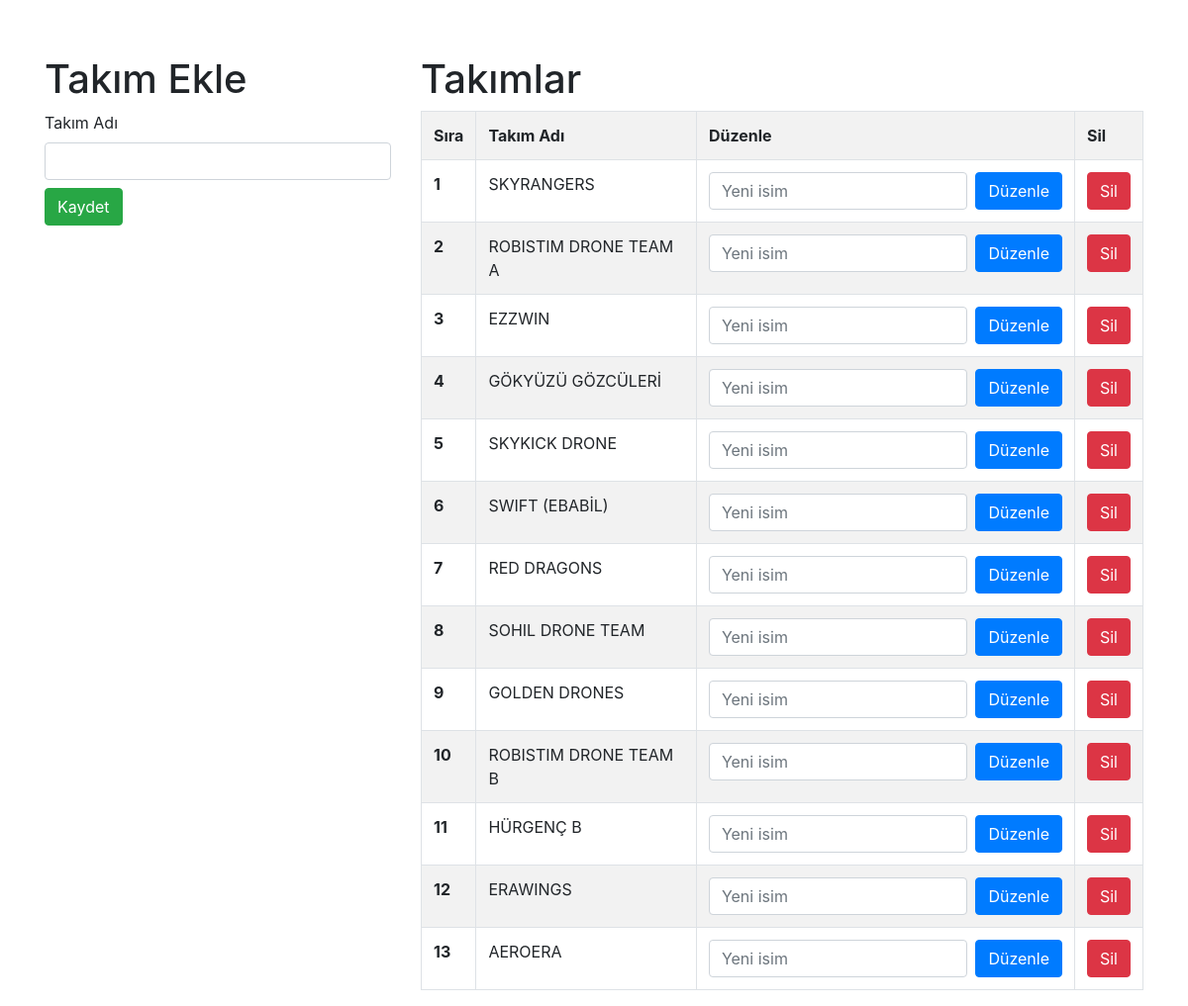
The page /takimlar.php (signed in) on the database its author committed.
### tables this page shows
CREATE TABLE `takimlar` (
  `id` int(11) NOT NULL,
  `takim_adi` text NOT NULL,
  `takim_grup` int(11) NOT NULL DEFAULT 0,
  `kullanici_id` int(11) NOT NULL
);

### takimlar.php (the view, shortened to what this page needs)
<?php
    include 'db.php';
    $current_user_id = $_SESSION['user_id'];
?>
<!DOCTYPE html>
<html lang="tr">
<head>
    <link rel="stylesheet" href="css/bootstrap.min.css">
</head>
<body class="container mt-5">
    <div class="row">
        <div class="col-md-4">
            <h1 class="mt-2">Takım Ekle</h1>
            <form action="" method="post">
                <div class="form-group mb-2">
                    <label for="takim_adi">Takım Adı</label>
                    <input type="text" name="takim_adi" id="takimAdi" class="form-control" required>
                </div>
                <button type="submit" class="btn btn-success" name="takim_ekle">Kaydet</button>
            </form>
        </div>
        <div class="col-md-8">
            <h1 class="mt-2">Takımlar</h1>
            <table class="table table-bordered table-striped">
                <tr>
                    <th>Sıra</th>
                    <th>Takım Adı</th>
                    <th>Düzenle</th>
                    <th>Sil</th>
                </tr>
                <?php
                    $takimlar = $db->prepare("SELECT * FROM takimlar WHERE kullanici_id = ?");
                    $takimlar->execute([$current_user_id]);
                    $takimlar = $takimlar->fetchAll();
                    $sira = 1;
                    foreach ($takimlar as $takim) {
                        echo '
                            <tr>
                                <td class="font-weight-bold">'.$sira.'</td>
                                <td>'. htmlspecialchars($takim['takim_adi']) .'</td>
                                <td>
                                    <form action="" method="post" class="d-inline">
                                        <input type="hidden" name="takim_id" value="'. $takim['id'] .'">
                                        <div class="form-group mb-0 d-flex">
                                            <input type="text" name="yeni_takim_adi" class="form-control" placeholder="Yeni isim" required>
                                            <button type="submit" class="btn btn-primary ml-2" name="takim_duzenle">Düzenle</button>
                                        </div>
                                    </form>
                                </td>
                                <td>
                                    <form action="" method="post" class="d-inline">
                                        <input type="hidden" name="takim_id" value="'. $takim['id'] .'">
                                        <button type="submit" class="btn btn-danger" name="takim_sil">Sil</button>
                                    </form>
                                </td>
                            </tr>
                        ';
                        $sira++;
                    }
                ?>
            </table>
        </div>
    </div>
</body>
</html>

### rows shown on the page
takimlar: takim_adi "SKYRANGERS"
takimlar: takim_adi "ROBISTIM DRONE TEAM A"
takimlar: takim_adi "EZZWIN"
takimlar: takim_adi "GÖKYÜZÜ GÖZCÜLERİ"
takimlar: takim_adi "SKYKICK DRONE"
takimlar: takim_adi "SWIFT (EBABİL)"
takimlar: takim_adi "RED DRAGONS"
takimlar: takim_adi "SOHIL DRONE TEAM"
takimlar: takim_adi "GOLDEN DRONES"
takimlar: takim_adi "ROBISTIM DRONE TEAM B"
takimlar: takim_adi "HÜRGENÇ B"
takimlar: takim_adi "ERAWINGS"
takimlar: takim_adi "AEROERA"
